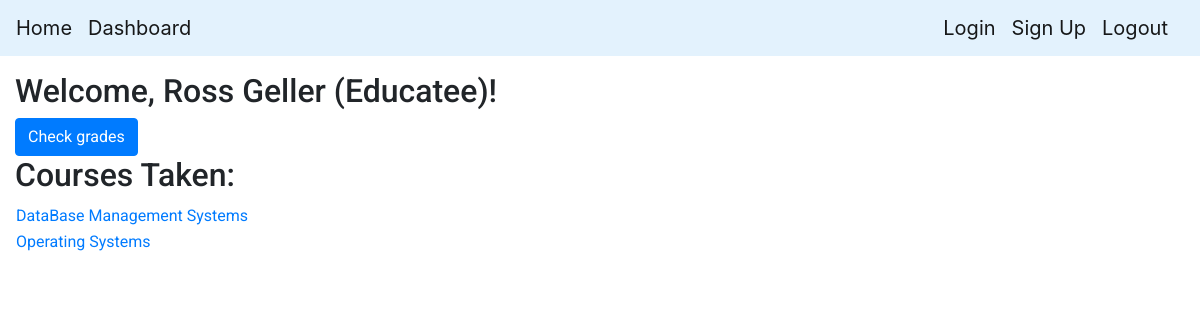
The page /dashboard (signed in) on the database its author committed.
### models.py (models this page shows)
class CourseStudents(UserMixin,db.Model):
    __tablename__ = 'CourseStudents'
    course_id = db.Column(
        db.Integer,
        db.ForeignKey('Course.course_id'),
        primary_key = True
    )
    user_id = db.Column(
        db.Integer,
        db.ForeignKey('LoginDetails.user_id'),
        primary_key = True
    )
    grade = db.Column(
        db.String(10),
        nullable=True
    )

class Course(UserMixin,db.Model):
    __tablename__ = 'Course'
    course_id = db.Column(
        db.Integer,
        nullable=False,
        primary_key=True
    )
    course_name = db.Column(
        db.String(50),
        nullable=False
    )

### main.py (the view, shortened to what this page needs)
@main.route("/dashboard")
@login_required
def dashboard():
    print(current_user)
    if current_user.role == 1:
        return render_template(
            "dashboard_admin.html",
            name=(current_user.first_name + " " + current_user.last_name)
        )
    elif current_user.role == 3:
        student_course = (
            db.session.query(CourseStudents, Course)
            .filter(
                CourseStudents.user_id == current_user.user_id,
                CourseStudents.course_id == Course.course_id
            )
            .all()
        )
        return render_template(
            "dashboard_educatee.html",
            name=(current_user.first_name + " " + current_user.last_name),
            student_course=student_course
        )

### templates/dashboard_educatee.html
{% extends "base.html" %}
{% block content %}
<h2 >
    Welcome, {{name}} (Educatee)!
</h2>
<div><form method="POST" action="/checkgrades"><button class="btn btn-primary">Check grades</button></form></div>
<h2>Courses Taken:</h2>
<table>
    {% for deets in student_course %}
    <tr>
        <td>
            <a href= "{{ url_for ('educatee.viewCourseEd',course_id = deets.Course.course_id) }}"> {{deets.Course.course_name}}</a>
        </td>
    </tr>
    {% endfor %}
</table>
{% endblock %}

### rows shown on the page
CourseStudents: Course.course_name "DataBase Management Systems"
CourseStudents: Course.course_name "Operating Systems"

### other values the page prints
{{ name }} "Ross Geller"
